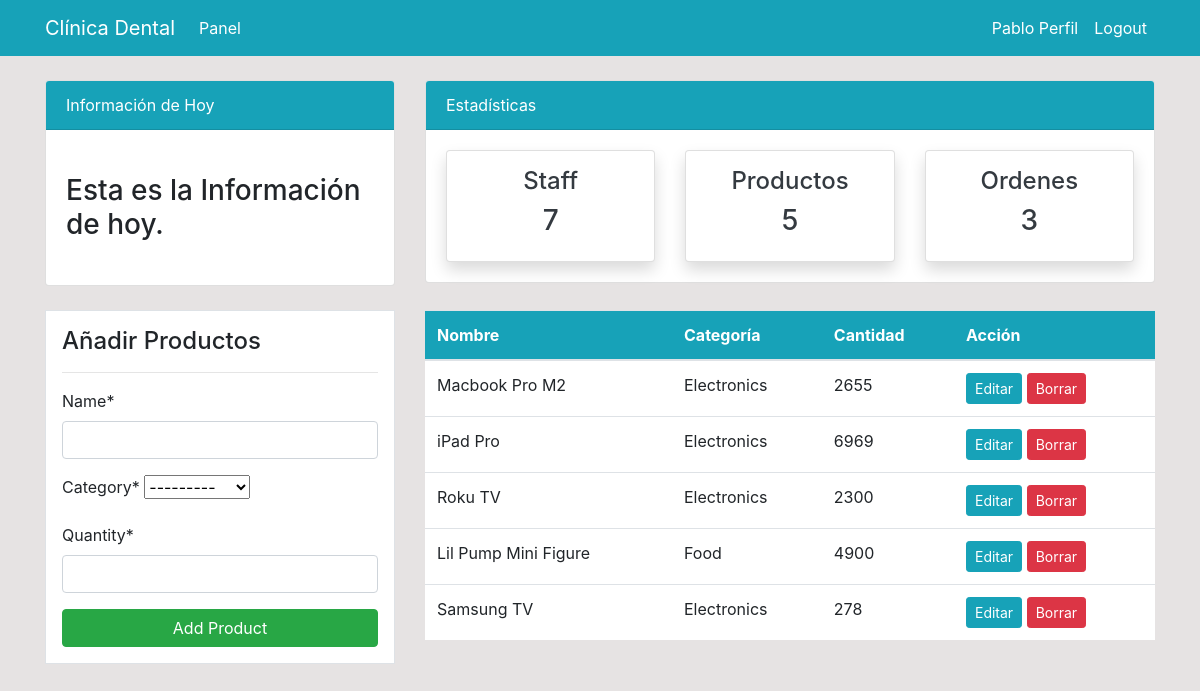
The app's page /product/ (signed in), older data.
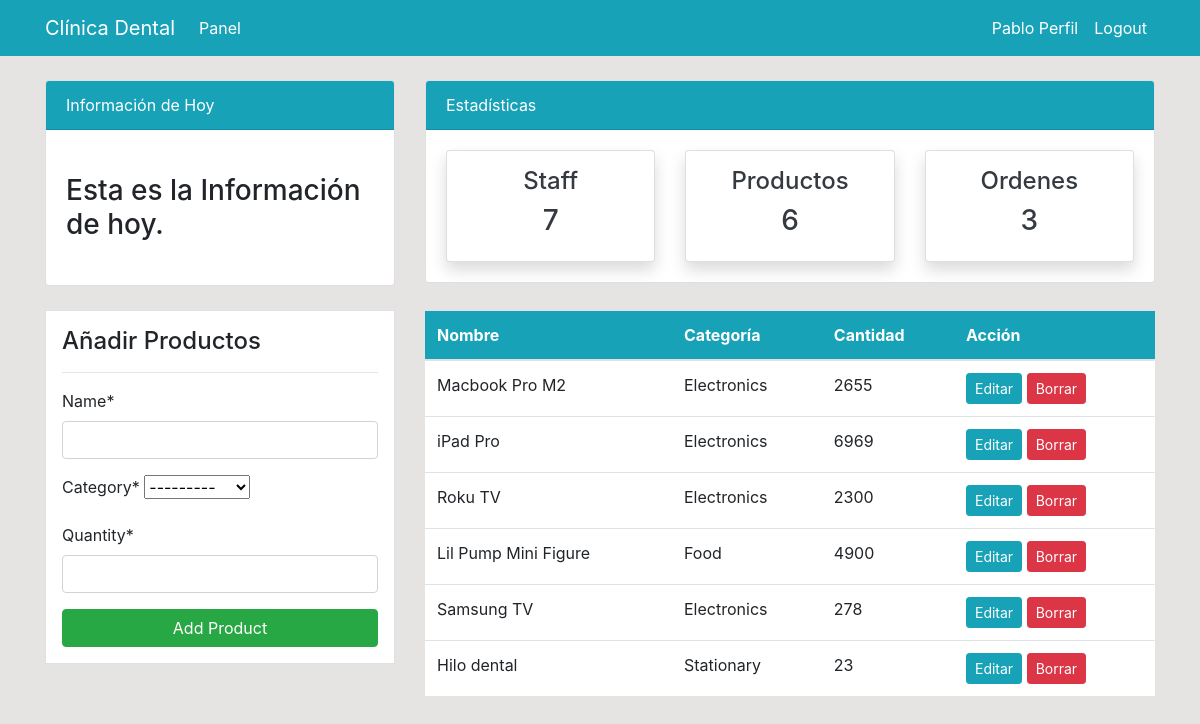
The same page, newer data.
### dashboard/models.py (models this page shows, shortened)
class Product(models.Model):
    name = models.CharField(max_length=50, null=True)
    category = models.CharField(choices=CATEGORIES, max_length=20, null=True)
    quantity = models.PositiveSmallIntegerField(null=True)
    class Meta:
        verbose_name_plural = "Product"

### dashboard/views.py (the view)
# urls.py: path("product/", views.product, name="dashboard-product"),
@login_required
def product(request):
    items = Product.objects.all()
    items_count = items.count()
    orders_count = Order.objects.all().count()
    workers_count = User.objects.all().count()
    if request.method == "POST":
        form = ProductForm(request.POST)
        if form.is_valid():
            form.save()
            product_name = form.cleaned_data.get("name")
            messages.success(request, f"{product_name} has been added to the inventory")
            return redirect("dashboard-product")
    else:
        form = ProductForm()
    context = {
        "items": items,
        "form": form,
        "items_count": items_count,
        "workers_count": workers_count,
        "orders_count": orders_count,
    }
    return render(request, "dashboard/product.html", context)

### dashboard/forms.py
class ProductForm(forms.ModelForm):
    class Meta:
        model = Product
        fields = ["name", "category", "quantity"]

### templates/dashboard/product.html (shortened to what this page needs)
{% extends 'partials/base.html' %}
{% load crispy_forms_tags %}
{% block content %}
{% include 'partials/topnav.html' %}
<div class="container">
    <div class="row my-4">
        <div class="col-md-4">
            <div class="border bg-white p-3">
                <h4>Añadir Productos</h4>
                <hr>
                <form method="POST">
                    {{ form|crispy }}
                    <input class="btn btn-success btn-block" type="submit" value="Add Product">
                </form>
            </div>
        </div>
        <div class="col-md-8">
            <table class="table bg-white">
                <thead class="bg-info">
                    <tr class="text-white">
                        <th scope="col">Nombre</th>
                        <th scope="col">Categoría</th>
                        <th scope="col">Cantidad</th>
                        <th scope="col">Acción</th>
                    </tr>
                </thead>
                <tbody>
                    {% for item in items %}
                    <tr>
                        <td>{{ item.name }}</td>
                        <td>{{ item.category }}</td>
                        <td>{{ item.quantity }}</td>
                        <td>
                            <a class="btn btn-info btn-sm"
                                href="{% url 'dashboard-product-update' item.id %}">Editar</a>
                            <a class="btn btn-danger btn-sm"
                                href="{% url 'dashboard-product-delete' item.id %}">Borrar</a>
                        </td>
                    </tr>
                    {% endfor %}
                </tbody>
            </table>
        </div>
    </div>
</div>
{% endblock %}

### templates/partials/base.html (shortened to what this page needs)
{% load static %}
<!doctype html>
<html lang="en">
<head>
    <link rel="stylesheet" href="https://cdn.jsdelivr.net/npm/bootstrap@4.6.2/dist/css/bootstrap.min.css"
>
    <link rel="stylesheet" href="{% static '/style.css'%}">
</head>
<body>
    {% include 'partials/nav.html' %}
    {% block content %}
    {% endblock %}
</body>
</html>

### templates/partials/nav.html (shortened to what this page needs)
<nav class="navbar navbar-expand-lg navbar-info bg-info">
    {% if user.is_authenticated %}
    <div class="container">
        <a class="navbar-brand text-white" href="{% url 'dashboard-index' %}">Clínica Dental</a>
        <div class="collapse navbar-collapse" id="navbarSupportedContent">
            <ul class="navbar-nav mr-auto">
                <li class="nav-item active">
                    <a class="nav-link text-white" href="{% url 'dashboard-index' %}">Panel </a>
                </li>
            </ul>
            <ul class="navbar-nav ml-auto">
                <li class="nav-item active">
                    <a class="nav-link text-white" href="{% url 'user-profile' %}">{{ user.username }} Perfil </a>
                </li>
                <li class="nav-item">
                    <a class="nav-link text-white" href="{% url 'user-logout' %}">Logout</a>
                </li>
            </ul>
            {% endif %}
        </div>
    </div>
</nav>

### templates/partials/topnav.html (shortened to what this page needs)
<div class="container">
    <div class="row mt-4">
        <div class="col-md-4">
            <div class="card">
                <div class="card-header bg-info text-white">
                    Información de Hoy
                </div>
                <div class="card-body">
                    <marquee behavior="" direction="">
                        <h3 class="my-4">Esta es la Información de hoy.</h3>
                    </marquee>
                </div>
            </div>
        </div>
        <div class="col-md-8">
            <div class="card">
                <div class="card-header bg-info text-white">
                    Estadísticas
                </div>
                <div class="card-body">
                    <div class="row">
                        <div class="col-md-4">
                            <a class="text-decoration-none text-dark" href="{% url 'dashboard-staff' %}">
                                <div class="card my-card shadow text-center p-3">
                                    <h4>Staff </h4>
                                    <h3>{{ workers_count }}</h3>
                                </div>
                            </a>
                        </div>
                        <div class="col-md-4">
                            <a class="text-decoration-none text-dark" href="{% url 'dashboard-product' %}">
                                <div class="card my-card shadow text-center p-3">
                                    <h4>Productos </h4>
                                    <h3>{{ items_count }}</h3>
                                </div>
                            </a>
                        </div>
                        <div class="col-md-4">
                            <a class="text-decoration-none text-dark" href="{% url 'dashboard-order' %}">
                                <div class="card my-card shadow text-center p-3">
                                    <h4>Ordenes </h4>
                                    <h3>{{ orders_count }}</h3>
                                </div>
                            </a>
                        </div>
                    </div>
                </div>
            </div>
        </div>
    </div>
</div>

### static/style.css (style rules this page uses)
body { background: rgb(230, 227, 227); }

Row changes from the older to the newer data that the page shows:
added Product: name "Hilo dental", category "Stationary", quantity "23"
Text that changed along with them:
{{ items_count }}: "5" → "6"
